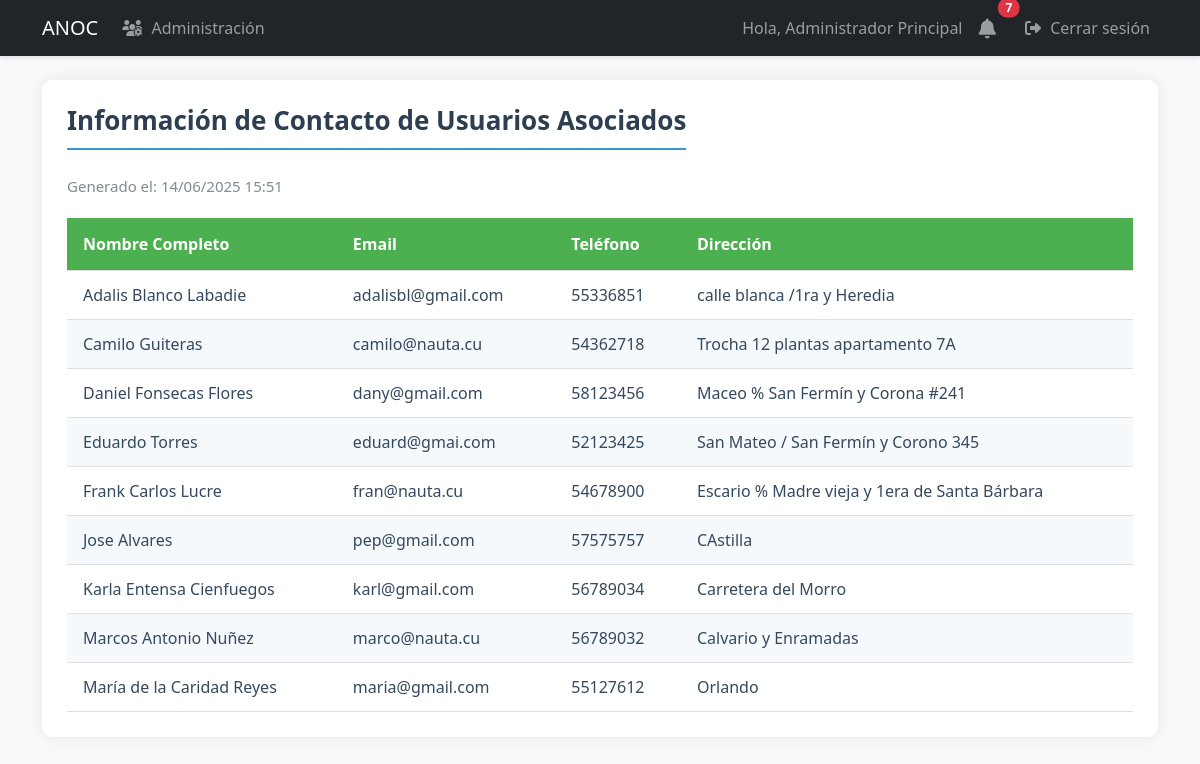
/reports/contact (signed in), run on an earlier commit of the app's database.
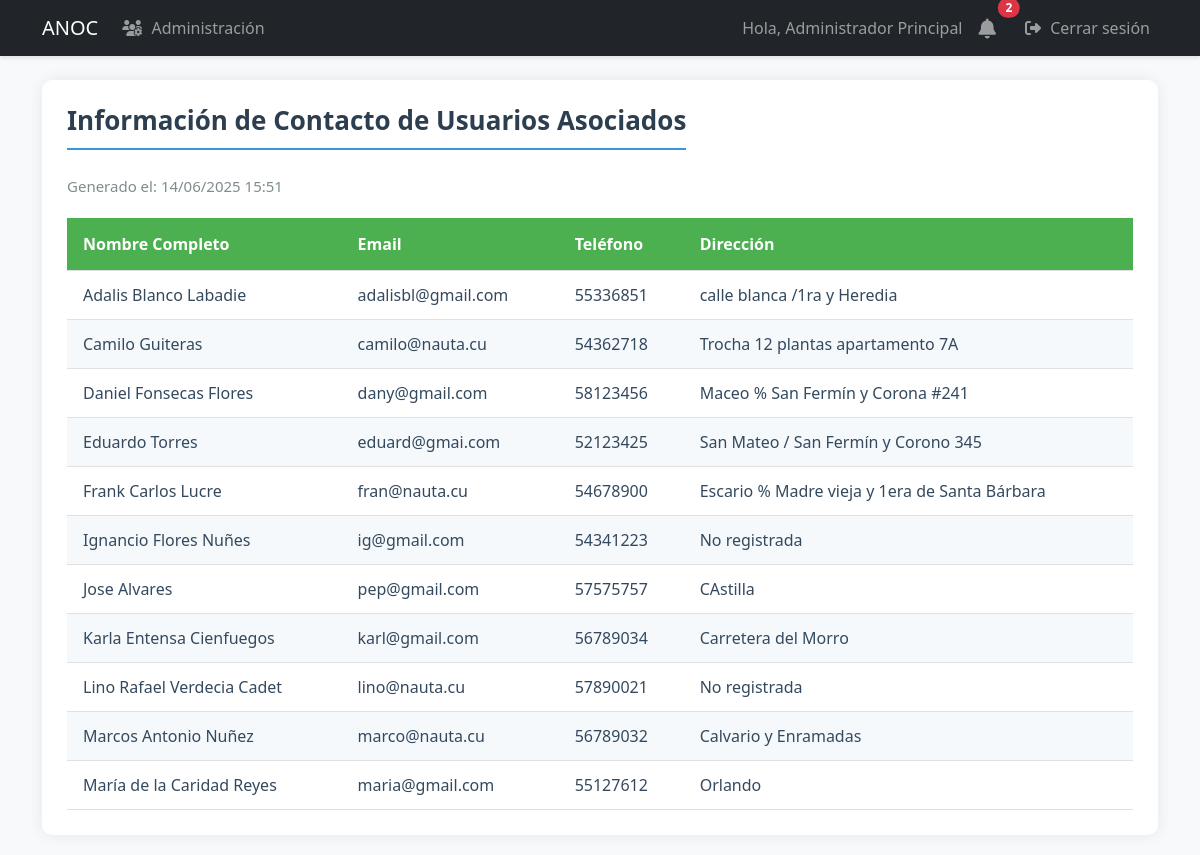
And on a later commit of the database.
### models.py (models this page shows, shortened)
class User(UserMixin, db.Model):
    id = db.Column(db.Integer, primary_key=True)
    username = db.Column(db.String(80), unique=True, nullable=False, index=True)
    email = db.Column(db.String(120), unique=True, nullable=False, index=True)
    password_hash = db.Column(db.String(128))
    role = db.Column(db.String(20), default='user')  # 'admin', 'specialist', 'dependiente', 'user'
    is_associated = db.Column(db.Boolean, default=False, nullable=False)
    full_name = db.Column(db.String(100), nullable=False)
    phone = db.Column(db.String(20), nullable=False)
    profile_image = db.Column(db.String(255))  # Ruta de la imagen de perfil
    last_login = db.Column(db.DateTime)  # Fecha del último inicio de sesión
    is_active = db.Column(db.Boolean, default=True)  # Para manejar cuentas activas/inactivas
    address = db.Column(db.String(200))  # Nuevo campo para dirección
    birds = db.relationship('UserBirds', backref='user', lazy=True, cascade='all, delete-orphan')
    awards = db.relationship('Award', backref='user', lazy=True, cascade='all, delete-orphan')
    notifications = db.relationship('Notification', backref='user', lazy=True)

### app.py (the view)
@app.route('/reports/contact')
@login_required
def contact_report():
    if current_user.role not in ['admin', 'specialist']:
        abort(403)
    associates = db.session.execute(
        select(User).where(User.is_associated == True).order_by(User.full_name)
    ).scalars()
    return render_template('reports/contact_report.html',
                         associates=associates,
                         now=datetime.utcnow())

### app.py (called while the page is built)
@login_manager.user_loader
def load_user(user_id):
    return db.session.get(User, int(user_id))

### templates/reports/contact_report.html (shortened to what this page needs)
{% extends "base.html" %}
{% block content %}
<div class="report-container">
    <h2 class="report-title">Información de Contacto de Usuarios Asociados</h2>
    <div class="report-header">
        <div class="report-meta">
            <span>Generado el: {{ now.strftime('%d/%m/%Y %H:%M') }}</span>
        </div>
    </div>
    <table class="report-table">
        <thead>
            <tr>
                <th>Nombre Completo</th>
                <th>Email</th>
                <th>Teléfono</th>
                <th>Dirección</th>
            </tr>
        </thead>
        <tbody>
            {% for user in associates %}
            <tr>
                <td>{{ user.full_name }}</td>
                <td>{{ user.email }}</td>
                <td>{{ user.phone }}</td>
                <td>{{ user.address or 'No registrada' }}</td>
            </tr>
            {% endfor %}
        </tbody>
    </table>
</div>
{% endblock %}

### templates/base.html (shortened to what this page needs)
<!DOCTYPE html>
<html lang="es">
<head>
    <link href="https://cdn.jsdelivr.net/npm/bootstrap@5.3.0/dist/css/bootstrap.min.css" rel="stylesheet">
    <link href="https://cdnjs.cloudflare.com/ajax/libs/font-awesome/6.4.0/css/all.min.css" rel="stylesheet">
    <link rel="stylesheet" href="{{ url_for('static', filename='css/styles.css') }}">
</head>
<body>
    <nav class="navbar navbar-expand-lg navbar-dark bg-dark">
        <div class="container">
            <a class="navbar-brand" href="{{ url_for('dashboard') }}">ANOC</a>
            <div class="collapse navbar-collapse" id="navbarNav">
                <ul class="navbar-nav me-auto">
                    {% if current_user.is_authenticated and current_user.role == 'admin' %}
                        <li class="nav-item">
                            <a class="nav-link" href="{{ url_for('admin_users') }}">
                                <i class="fas fa-users-cog"></i> Administración
                            </a>
                        </li>
                    {% endif %}
                </ul>
                <ul class="navbar-nav">
                    {% if current_user.is_authenticated %}
                        <li class="nav-item">
                            <span class="nav-link">Hola, {{ current_user.full_name }}</span>
                        </li>
                        <li class="nav-item position-relative me-2">
                            <a class="nav-link" href="{{ url_for('notifications') }}">
                                <i class="fas fa-bell fa-lg"></i>
                                {% if current_user.is_authenticated %}
                                    {% set unread_count = get_unread_notifications_count(current_user.id) %}
                                    {% if unread_count > 0 %}
                                        <span class="position-absolute top-0 start-100 translate-middle badge rounded-pill bg-danger">
                                            {{ unread_count }}
                                        </span>
                                    {% endif %}
                                {% endif %}
                            </a>
                        </li>
                        <li class="nav-item">
                            <a class="nav-link" href="{{ url_for('logout') }}">
                                <i class="fas fa-sign-out-alt"></i> Cerrar sesión
                            </a>
                        </li>
                    {% else %}
                        <li class="nav-item">
                            <a class="nav-link" href="{{ url_for('login') }}">
                                <i class="fas fa-sign-in-alt"></i> Iniciar sesión
                            </a>
                        </li>
                    {% endif %}
                </ul>
            </div>
        </div>
    </nav>
    <div class="container mt-4">
        {% block content %}{% endblock %}
    </div>
</body>
</html>

What changed in the data, as far as the page shows it:
added User: full_name "Ignancio Flores Nuñes", email "ig@gmail.com", phone "54341223", address "No registrada"
added User: full_name "Lino Rafael Verdecia Cadet", email "lino@nauta.cu", phone "57890021", address "No registrada"
Also different on the page:
{{ unread_count }}: "7" → "2"
